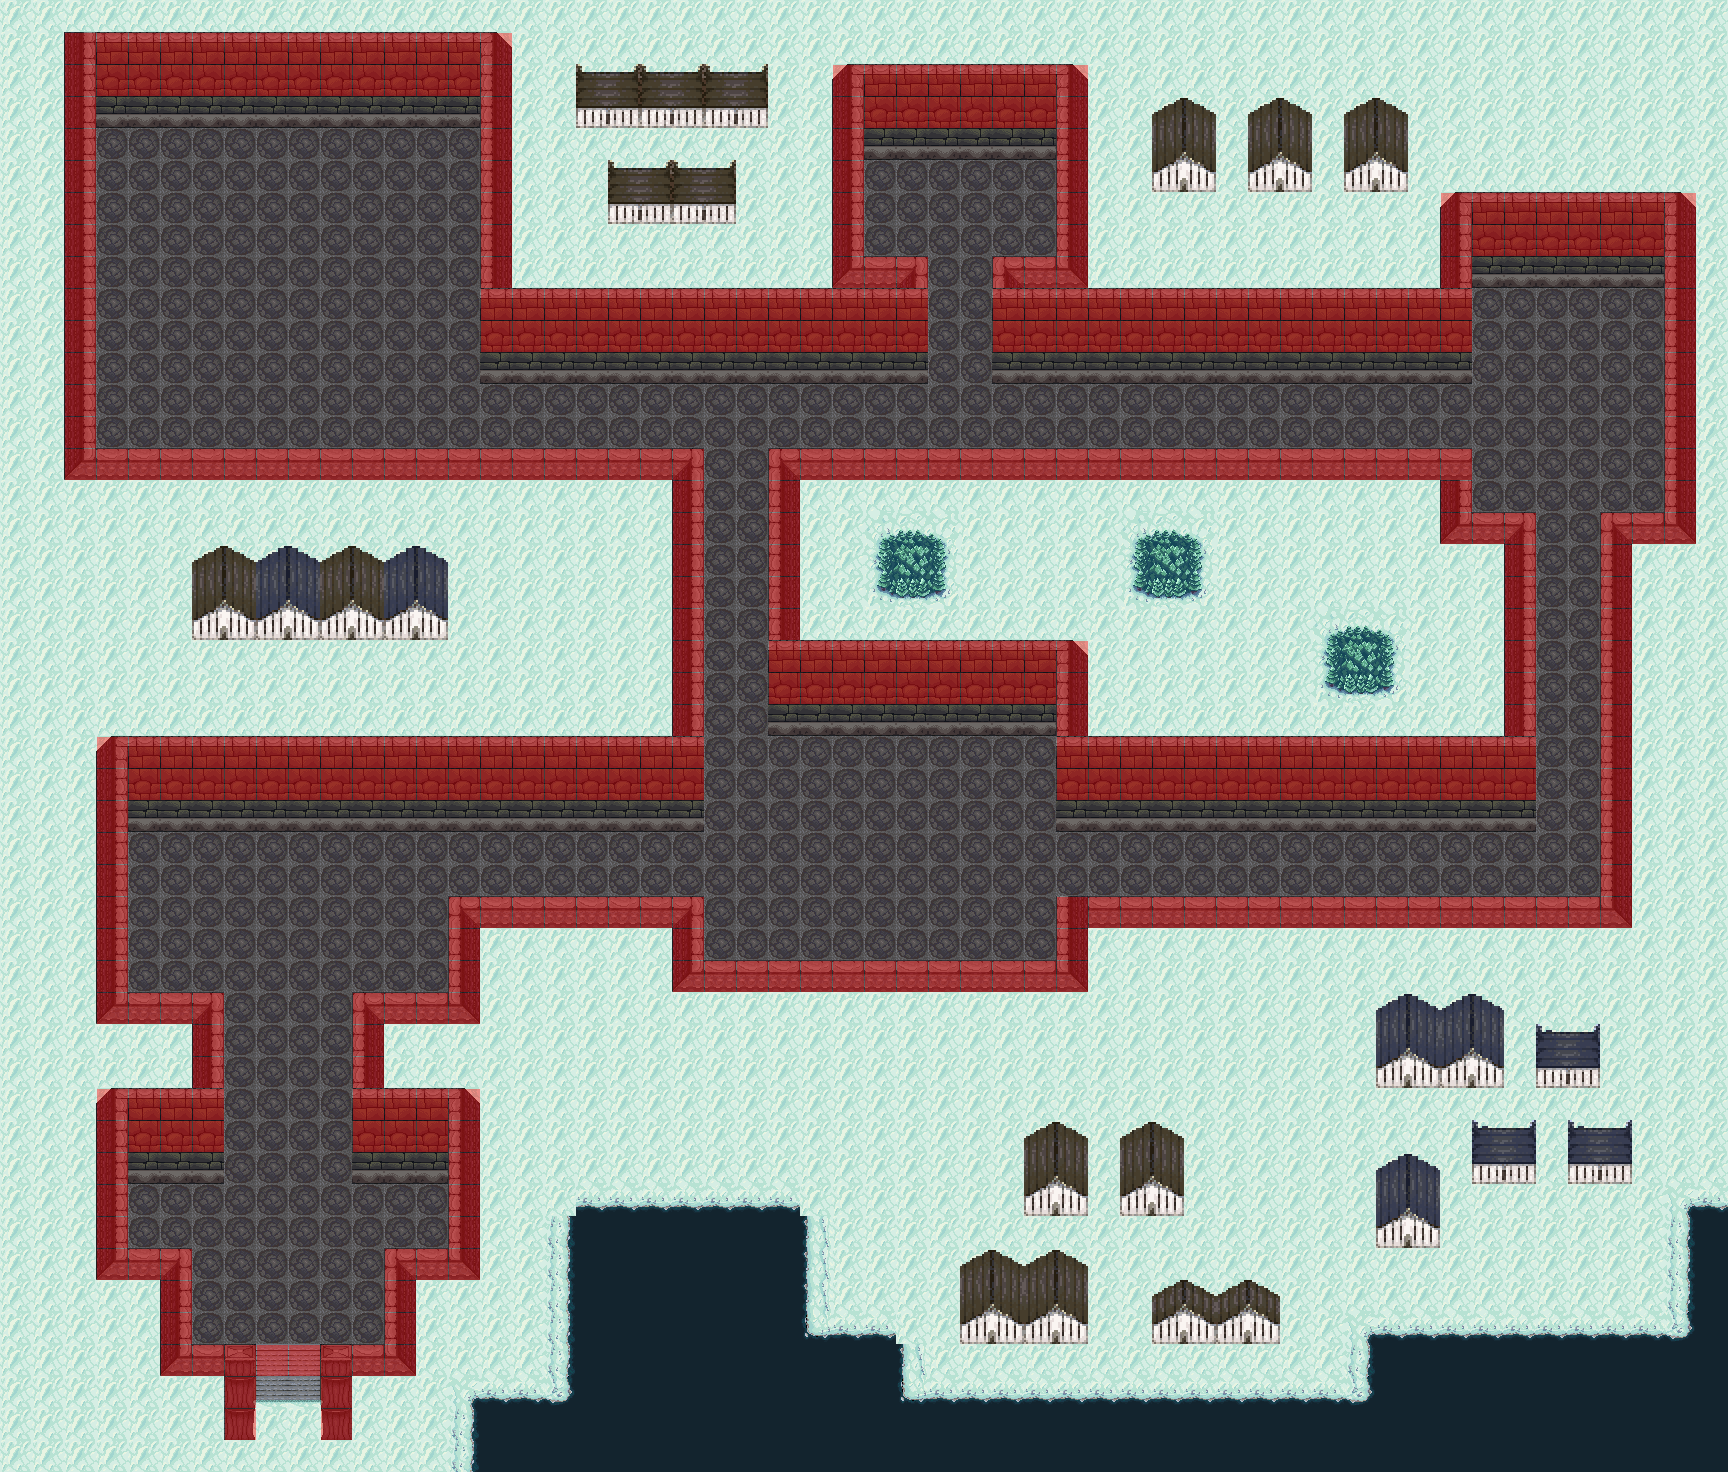

Below is a game level as drawn by its tile map, then a one-line description and the .tmx that defines it (tile-layer data replaced by summaries):
An orthogonal 54x46 tile map with 32x32 px tiles, 2 tile layers (Capa de patrones 1, Coliders), 4 tilesets.

<map version="1.10" tiledversion="1.10.2" orientation="orthogonal" renderorder="right-down" width="54" height="46" tilewidth="32" tileheight="32" infinite="0" nextlayerid="3" nextobjectid="1">
 <tileset firstgid="1" name="castillotiles" tilewidth="32" tileheight="32" tilecount="210" columns="15">
  <image source="../Textures/castillotiles.png" width="480" height="464" />
 </tileset>
 <tileset firstgid="211" name="TILESET4" tilewidth="32" tileheight="32" tilecount="256" columns="16">
  <image source="../Textures/TILESET4.png" width="512" height="512" />
 </tileset>
 <tileset firstgid="467" name="MapMetadata" tilewidth="32" tileheight="32" tilecount="2" columns="2">
  <image source="MapMetadata.png" width="67" height="34" />
 </tileset>
 <tileset firstgid="469" name="HouseTileset-OG" tilewidth="32" tileheight="32" tilecount="48" columns="8">
  <image source="../Textures/HouseTileset-OG.png" width="256" height="192" />
 </tileset>
 <layer id="1" name="Capa de patrones 1" width="54" height="46">
  <properties>
   <property name="Draw" type="bool" value="true" />
  </properties>
  <data>[2484 cells, 2484 non-empty, 160 distinct tile ids]</data>
 </layer>
 <layer id="2" name="Coliders" width="54" height="46">
  <properties>
   <property name="IsWalkable" type="bool" value="false" />
  </properties>
  <data>[2484 cells, 434 non-empty, 3 distinct tile ids]</data>
 </layer>
</map>
